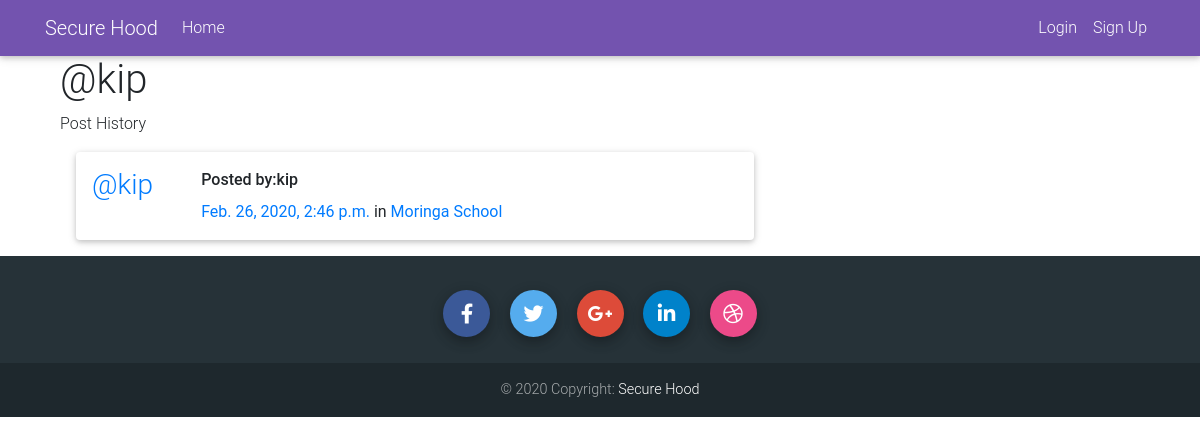
Page /posts/by/kip/ on the committed database.
### users/models.py (models this page shows)
class CustomUser(AbstractUser):
    pass

### posts/models.py (models this page shows, shortened)
class Post(models.Model):
    user = models.ForeignKey(User, related_name="posts",on_delete=models.CASCADE)
    created_at = models.DateTimeField(auto_now=True)
    message = models.TextField()
    group = models.ForeignKey(Group, related_name="posts",null=True, blank=True,on_delete=models.CASCADE)
    class Meta:
        ordering = ["-created_at"]
        unique_together = ["user", "message"]

### groups/models.py (models this page shows, shortened)
class Group(models.Model):
    name = models.CharField(max_length=255, unique=True)
    slug = models.SlugField(allow_unicode=True, unique=True)
    description = models.TextField(blank=True, default='')
    members = models.ManyToManyField(User,through="GroupMember")
    class Meta:
        ordering = ["name"]

### posts/views.py (the view)
# urls.py: path("by/<username>/",views.UserPosts.as_view(),name="for_user"),
class UserPosts(generic.ListView):
    model = models.Post
    template_name = "posts/user_post_list.html"
    def get_queryset(self):
        try:
            self.post_user = User.objects.prefetch_related("posts").get(
                username__iexact=self.kwargs.get("username")
            )
        except User.DoesNotExist:
            raise Http404
        else:
            return self.post_user.posts.all()
    def get_context_data(self, **kwargs):
        context = super().get_context_data(**kwargs)
        context["post_user"] = self.post_user
        return context

### templates/posts/user_post_list.html
{% extends "posts/post_base.html" %}
{% block prepost %}
<div class="col-md-4">
	<h1>@{{ post_user.username }}</h1>
	<p>Post History</p>
</div>
{% endblock %}
{% block post_content %}
<div class="col-md-8">
	{% for post in post_list %}
		{% include "posts/_post.html" %}
	{% endfor %}
</div>
{% endblock %}

### templates/posts/_post.html (shortened to what this page needs)
<div class="card m-3 p-3">
	<div class="media">
		<h3 class="mr-5"><a href="{% url 'posts:for_user' username=post.user.username %}">@{{ post.user.username }}</a></h3>
		<div class="media-body">
			<strong>Posted by:{{ post.user.username }}</strong>
				<time class="time"><a href="{% url 'posts:single' username=post.user.username pk=post.pk %}">{{ post.created_at }}</a></time>
				{% if post.group %}
				<span class="group-name">in <a href="#">{{ post.group.name }}</a></span>
				{% endif %}
		</div>
	</div>
</div>

### static/css/master.css (style rules this page uses)
body { font-family: 'Lato', ; }

### rows in the picture
CustomUser: username "kip"
Post: user.username "kip", created_at "Feb. 26, 2020, 2:46 p.m.", group.name "Moringa School"
